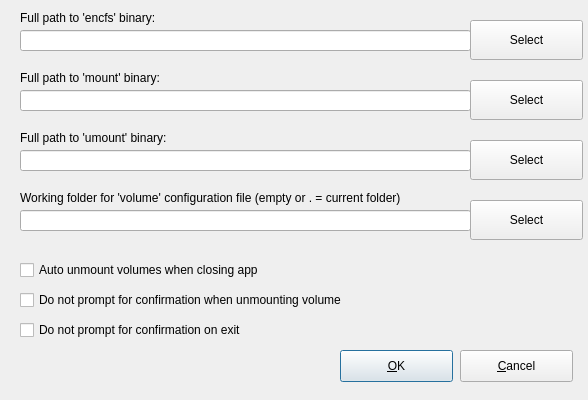
<?xml version="1.0" encoding="UTF-8"?>
<ui version="4.0">
 <class>frmSettings</class>
 <widget class="QDialog" name="frmSettings">
  <property name="windowModality">
   <enum>Qt::WindowModal</enum>
  </property>
  <property name="geometry">
   <rect>
    <x>0</x>
    <y>0</y>
    <width>588</width>
    <height>400</height>
   </rect>
  </property>
  <property name="sizePolicy">
   <sizepolicy hsizetype="Fixed" vsizetype="Fixed">
    <horstretch>0</horstretch>
    <verstretch>0</verstretch>
   </sizepolicy>
  </property>
  <property name="minimumSize">
   <size>
    <width>588</width>
    <height>400</height>
   </size>
  </property>
  <property name="maximumSize">
   <size>
    <width>588</width>
    <height>400</height>
   </size>
  </property>
  <property name="baseSize">
   <size>
    <width>588</width>
    <height>360</height>
   </size>
  </property>
  <property name="focusPolicy">
   <enum>Qt::StrongFocus</enum>
  </property>
  <property name="windowTitle">
   <string>encfsgui Settings</string>
  </property>
  <property name="modal">
   <bool>true</bool>
  </property>
  <widget class="QPushButton" name="btn_OK">
   <property name="geometry">
    <rect>
     <x>340</x>
     <y>350</y>
     <width>113</width>
     <height>32</height>
    </rect>
   </property>
   <property name="text">
    <string>&amp;OK</string>
   </property>
  </widget>
  <widget class="QPushButton" name="btn_cancel">
   <property name="geometry">
    <rect>
     <x>460</x>
     <y>350</y>
     <width>113</width>
     <height>32</height>
    </rect>
   </property>
   <property name="text">
    <string>&amp;Cancel</string>
   </property>
  </widget>
  <widget class="QLabel" name="label">
   <property name="geometry">
    <rect>
     <x>20</x>
     <y>10</y>
     <width>171</width>
     <height>16</height>
    </rect>
   </property>
   <property name="text">
    <string>Full path to 'encfs' binary:</string>
   </property>
  </widget>
  <widget class="QLabel" name="label_2">
   <property name="geometry">
    <rect>
     <x>20</x>
     <y>70</y>
     <width>381</width>
     <height>16</height>
    </rect>
   </property>
   <property name="text">
    <string>Full path to 'mount' binary:</string>
   </property>
  </widget>
  <widget class="QLabel" name="label_3">
   <property name="geometry">
    <rect>
     <x>20</x>
     <y>130</y>
     <width>181</width>
     <height>16</height>
    </rect>
   </property>
   <property name="text">
    <string>Full path to 'umount' binary:</string>
   </property>
  </widget>
  <widget class="QLineEdit" name="txt_encfsbinary">
   <property name="geometry">
    <rect>
     <x>20</x>
     <y>30</y>
     <width>451</width>
     <height>21</height>
    </rect>
   </property>
   <property name="text">
    <string/>
   </property>
   <property name="placeholderText">
    <string/>
   </property>
  </widget>
  <widget class="QLineEdit" name="txt_mountbinary">
   <property name="geometry">
    <rect>
     <x>20</x>
     <y>90</y>
     <width>451</width>
     <height>21</height>
    </rect>
   </property>
  </widget>
  <widget class="QLineEdit" name="txt_umountbinary">
   <property name="geometry">
    <rect>
     <x>20</x>
     <y>150</y>
     <width>451</width>
     <height>21</height>
    </rect>
   </property>
  </widget>
  <widget class="QCheckBox" name="chk_autounmount">
   <property name="geometry">
    <rect>
     <x>20</x>
     <y>260</y>
     <width>441</width>
     <height>20</height>
    </rect>
   </property>
   <property name="text">
    <string>Auto unmount volumes when closing app</string>
   </property>
  </widget>
  <widget class="QCheckBox" name="chk_noconfirmationunmount">
   <property name="geometry">
    <rect>
     <x>20</x>
     <y>290</y>
     <width>451</width>
     <height>20</height>
    </rect>
   </property>
   <property name="text">
    <string>Do not prompt for confirmation when unmounting volume</string>
   </property>
  </widget>
  <widget class="QCheckBox" name="chk_noconfirmationexit">
   <property name="geometry">
    <rect>
     <x>20</x>
     <y>320</y>
     <width>391</width>
     <height>20</height>
    </rect>
   </property>
   <property name="text">
    <string>Do not prompt for confirmation on exit</string>
   </property>
  </widget>
  <widget class="QPushButton" name="btn_selectencfs">
   <property name="geometry">
    <rect>
     <x>470</x>
     <y>20</y>
     <width>113</width>
     <height>40</height>
    </rect>
   </property>
   <property name="text">
    <string>Select</string>
   </property>
  </widget>
  <widget class="QPushButton" name="btn_selectmount">
   <property name="geometry">
    <rect>
     <x>470</x>
     <y>80</y>
     <width>113</width>
     <height>40</height>
    </rect>
   </property>
   <property name="text">
    <string>Select</string>
   </property>
  </widget>
  <widget class="QPushButton" name="btn_selectumount">
   <property name="geometry">
    <rect>
     <x>470</x>
     <y>140</y>
     <width>113</width>
     <height>40</height>
    </rect>
   </property>
   <property name="text">
    <string>Select</string>
   </property>
  </widget>
  <widget class="QLabel" name="label_4">
   <property name="geometry">
    <rect>
     <x>20</x>
     <y>190</y>
     <width>501</width>
     <height>16</height>
    </rect>
   </property>
   <property name="text">
    <string>Working folder for 'volume' configuration file (empty or . = current folder)</string>
   </property>
  </widget>
  <widget class="QLineEdit" name="txt_workingfolder">
   <property name="geometry">
    <rect>
     <x>20</x>
     <y>210</y>
     <width>451</width>
     <height>21</height>
    </rect>
   </property>
  </widget>
  <widget class="QPushButton" name="btn_selectworkingfolder">
   <property name="geometry">
    <rect>
     <x>470</x>
     <y>200</y>
     <width>113</width>
     <height>40</height>
    </rect>
   </property>
   <property name="text">
    <string>Select</string>
   </property>
  </widget>
 </widget>
 <resources/>
 <connections/>
</ui>
